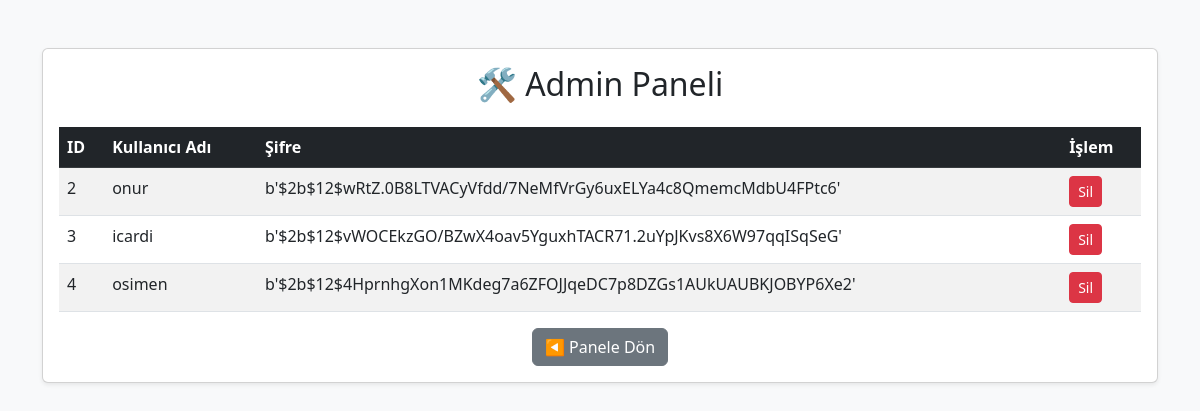
The app's page /admin (signed in) with its own data.
### tables this page shows
CREATE TABLE kullanicilar (
            id INTEGER PRIMARY KEY AUTOINCREMENT,
            kullanici_adi TEXT NOT NULL UNIQUE,
            sifre BLOB NOT NULL
        );

### app.py (the view)
@app.route("/admin")
def admin_panel():
    if "kullanici" not in session:
        return redirect("/")
    if session["kullanici"] != "admin":
        return "❌ Bu sayfa sadece admin'e aittir."
    conn = baglan()
    cursor = conn.cursor()
    cursor.execute("SELECT * FROM kullanicilar")
    kullanicilar = cursor.fetchall()
    conn.close()
    return render_template("admin.html", kullanicilar=kullanicilar)

### app.py (called while the page is built)
def baglan():
    return sqlite3.connect("kullanicilar.db")

### templates/admin.html (shortened to what this page needs)
<!DOCTYPE html>
<html lang="tr">
<head>
    <link href="https://cdn.jsdelivr.net/npm/bootstrap@5.3.0/dist/css/bootstrap.min.css" rel="stylesheet">
</head>
<body class="bg-light">
    <div class="container mt-5">
        <div class="card shadow-sm">
            <div class="card-body">
                <h2 class="mb-4 text-center">🛠️ Admin Paneli</h2>
                <table class="table table-striped table-hover">
                    <thead class="table-dark">
                        <tr>
                            <th>ID</th>
                            <th>Kullanıcı Adı</th>
                            <th>Şifre</th>
                            <th>İşlem</th>
                        </tr>
                    </thead>
                    <tbody>
                        {% for kullanici in kullanicilar %}
                            {% if kullanici[1] != "admin" %}
                            <tr>
                                <td>{{ kullanici[0] }}</td>
                                <td>{{ kullanici[1] }}</td>
                                <td>{{ kullanici[2] }}</td>
                                <td>
                                    <form action="/sil/{{ kullanici[0] }}" method="POST" onsubmit="return confirm('Bu kullanıcı silinsin mi?');">
                                        <button class="btn btn-danger btn-sm">Sil</button>
                                    </form>
                                </td>
                            </tr>
                            {% endif %}
                        {% endfor %}
                    </tbody>
                </table>
                <div class="text-center">
                    <a href="/panel" class="btn btn-secondary">◀️ Panele Dön</a>
                </div>
            </div>
        </div>
    </div>
</body>
</html>

### records on screen
kullanicilar: id "2", kullanici_adi "onur", sifre "b'$2b$12$wRtZ.0B8LTVACyVfdd/7NeMfVrGy6uxELYa4c8QmemcMdbU4FPtc6'"
kullanicilar: id "3", kullanici_adi "icardi", sifre "b'$2b$12$vWOCEkzGO/BZwX4oav5YguxhTACR71.2uYpJKvs8X6W97qqISqSeG'"
kullanicilar: id "4", kullanici_adi "osimen", sifre "b'$2b$12$4HprnhgXon1MKdeg7a6ZFOJJqeDC7p8DZGs1AUkUAUBKJOBYP6Xe2'"
